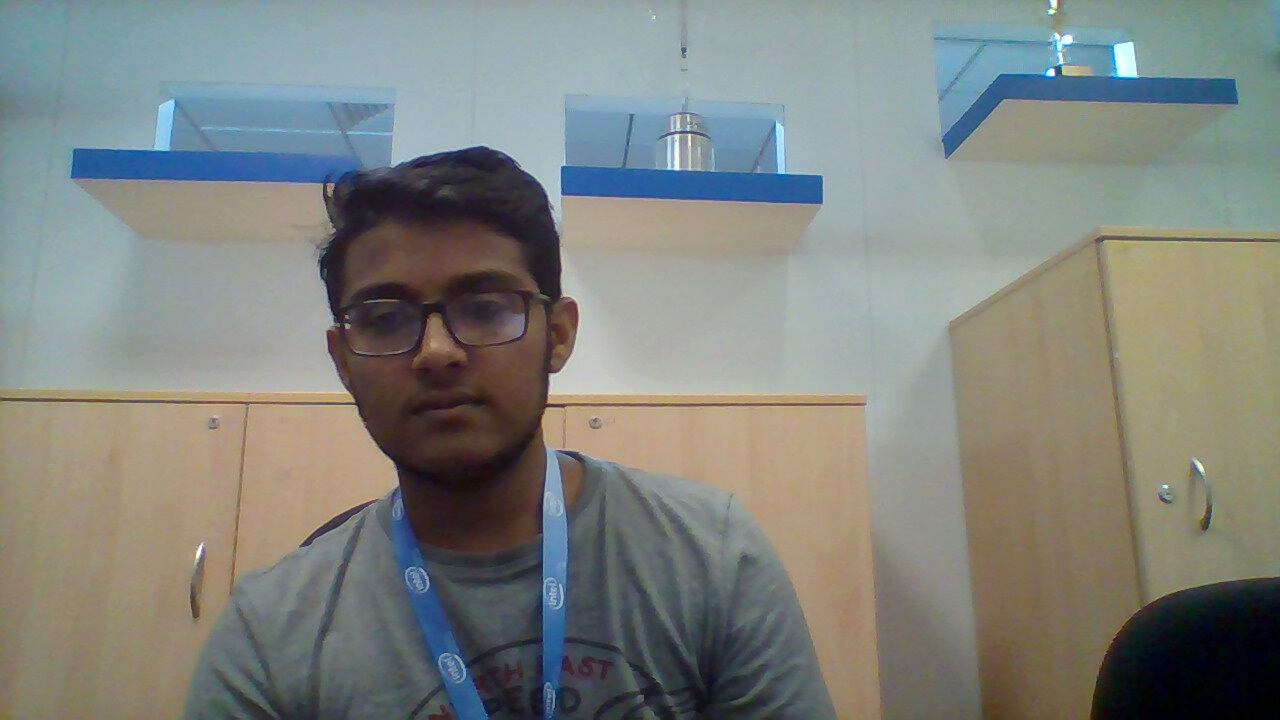
#> input picture python/validated_images/fenil/fenil.jpg, 1280 x 720 px
$ python -i FaceDetector.py   (imports and definitions only)
#> lines starting #> are read from the running program, lines starting #| are printed output that depends on the picture
#> further down, picture is the input picture: shape (720, 1280, 3); mean B, G, R 126.2, 131.2, 127.6
import cv2
import imutils
import numpy
from typing import List, Tuple


# message can be anything (strings or even object)
def print_to_console(message_type: str, message):
    print('[{}] {}'.format(message_type, message))


class FaceDetector:
    # Opencv crops face padding. Make it larger to increase rectangle size. Percent value
    PADDING = 15
    # Scale down the original image before analyze in order to decrease CPU load on raspberry
    OPTIMIZED_WIDTH = 400

    # CLASSIFIER = "haarcascade_frontalface_default.xml"        # [INFO] approx. FPS: 1.07
    # CLASSIFIER = "haarcascade_frontalface_alt.xml"            # [INFO] approx. FPS: 0.81
    CLASSIFIER = "haarcascade_frontalface_alt2.xml"             # [INFO] approx. FPS: 1.39
    DETECTOR = None

    # Print to console from static methods by default
    send_to_node = print_to_console

    @staticmethod
    def detect_faces(source_image: numpy.ndarray) -> List[Tuple[int, int, int, int]]:
        # Have to use delayed loading because when this class is imported from node js
        # the current CWD is not set yet correctly at this moment
        if FaceDetector.DETECTOR is None:
            FaceDetector.send_to_node("log", "Initializing face detector (classifier)")
            FaceDetector.DETECTOR = cv2.CascadeClassifier(FaceDetector.CLASSIFIER)

        (source_image_height, source_image_width) = source_image.shape[:2]
#> source_image_height = 720; source_image_width = 1280
        # convert the input frame from (1) BGR to grayscale (for face detection)
        gray = cv2.cvtColor(source_image, cv2.COLOR_BGR2GRAY)
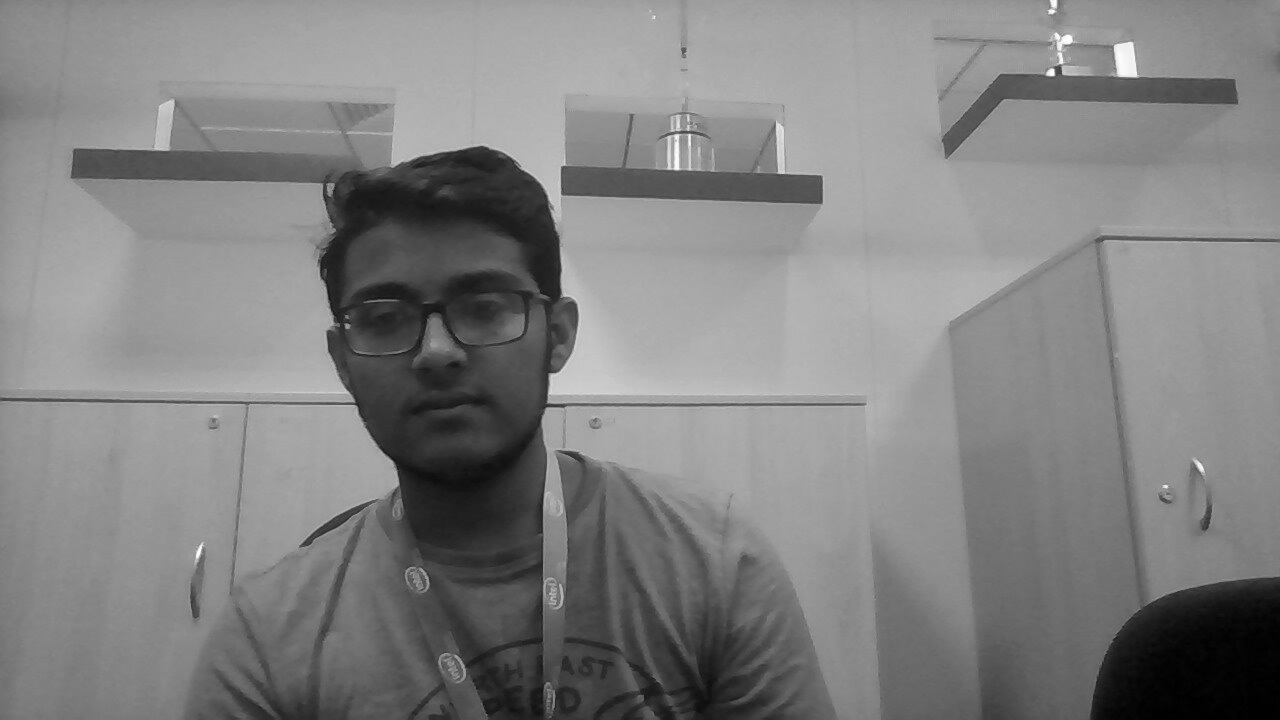
#> gray: shape (720, 1280); min 0, max 255, mean 129.6
        gray = imutils.resize(gray, width=FaceDetector.OPTIMIZED_WIDTH)
#> gray: shape (225, 400)
        scale_factor = source_image_width / FaceDetector.OPTIMIZED_WIDTH
#> scale_factor = 3.2
        # detect faces in the grayscale frame
        face_rects = FaceDetector.DETECTOR.detectMultiScale(gray, scaleFactor=1.1,
                                                            minNeighbors=5, minSize=(30, 30),
                                                            flags=cv2.CASCADE_SCALE_IMAGE)
#> face_rects = [[99, 68, 76, 76]]

        output_face_rects = []
        for face in face_rects:
            x, y, w, h = face
            x = int(x * scale_factor)
            y = int(y * scale_factor)
            w = int(w * scale_factor)
            h = int(h * scale_factor)
            # Expand the detected face boundaries to have more padding and include the whole head
            # Or if the rectangle boundary falls outside the window cut it off at the edge
            width_padding = int(w * FaceDetector.PADDING / 100)
            height_padding = int(h * FaceDetector.PADDING / 100)
            x1 = max(x - width_padding, 0)
            y1 = max(y - height_padding, 0)
            x2 = min(x + w + width_padding, source_image_width)
            y2 = min(y + h + height_padding, source_image_height)
            # left, top, right, bottom
            output_face_rects.append((x1, y1, x2, y2))
#> this loop made 1 pass
#> (face, x, y, w, h, width_padding, height_padding, x1) on pass 1: ([99, 68, 76, 76], 316, 217, 243, 243, 36, 36, 280)
#> after the loop, output_face_rects = [(280, 181, 595, 496)]

        FaceDetector.send_to_node("log", "Found {} face(s)".format(len(output_face_rects)))

        return output_face_rects

>>> import cv2
>>> picture = cv2.imread('validated_images/fenil/fenil.jpg')
>>> result = FaceDetector().detect_faces(picture)
#> result = [(280, 181, 595, 496)]
